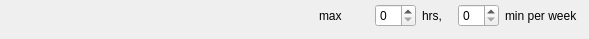
              <widget class="QWidget" name="widget_093" native="true">
               <widget class="QWidget" name="horizontalLayoutWidget_11">
                <property name="geometry">
                 <rect>
                  <x>9</x>
                  <y>1</y>
                  <width>571</width>
                  <height>29</height>
                 </rect>
                </property>
                <layout class="QHBoxLayout" name="horizontalLayout_12">
                 <item>
                  <spacer name="horizontalSpacer_2">
                   <property name="orientation">
                    <enum>Qt::Horizontal</enum>
                   </property>
                   <property name="sizeHint" stdset="0">
                    <size>
                     <width>40</width>
                     <height>20</height>
                    </size>
                   </property>
                  </spacer>
                 </item>
                 <item>
                  <widget class="QLabel" name="textLabel335">
                   <property name="minimumSize">
                    <size>
                     <width>50</width>
                     <height>0</height>
                    </size>
                   </property>
                   <property name="maximumSize">
                    <size>
                     <width>150</width>
                     <height>16777215</height>
                    </size>
                   </property>
                   <property name="text">
                    <string>max</string>
                   </property>
                  </widget>
                 </item>
                 <item>
                  <widget class="QSpinBox" name="kcfg_App1maxWhr">
                   <property name="maximumSize">
                    <size>
                     <width>42</width>
                     <height>16777215</height>
                    </size>
                   </property>
                   <property name="toolTip">
                    <string>Time limit for this application to be active per week.</string>
                   </property>
                   <property name="maximum">
                    <number>99</number>
                   </property>
                  </widget>
                 </item>
                 <item>
                  <widget class="QLabel" name="textLabel336">
                   <property name="minimumSize">
                    <size>
                     <width>30</width>
                     <height>0</height>
                    </size>
                   </property>
                   <property name="maximumSize">
                    <size>
                     <width>50</width>
                     <height>16777215</height>
                    </size>
                   </property>
                   <property name="text">
                    <string>hrs,</string>
                   </property>
                  </widget>
                 </item>
                 <item>
                  <widget class="QSpinBox" name="kcfg_App1maxWmin">
                   <property name="maximumSize">
                    <size>
                     <width>42</width>
                     <height>16777215</height>
                    </size>
                   </property>
                   <property name="toolTip">
                    <string>Time limit for this application to be active per week.</string>
                   </property>
                   <property name="maximum">
                    <number>59</number>
                   </property>
                  </widget>
                 </item>
                 <item>
                  <widget class="QLabel" name="textLabel337">
                   <property name="minimumSize">
                    <size>
                     <width>75</width>
                     <height>0</height>
                    </size>
                   </property>
                   <property name="maximumSize">
                    <size>
                     <width>100</width>
                     <height>16777215</height>
                    </size>
                   </property>
                   <property name="text">
                    <string>min per week</string>
                   </property>
                  </widget>
                 </item>
                </layout>
               </widget>
              </widget>
